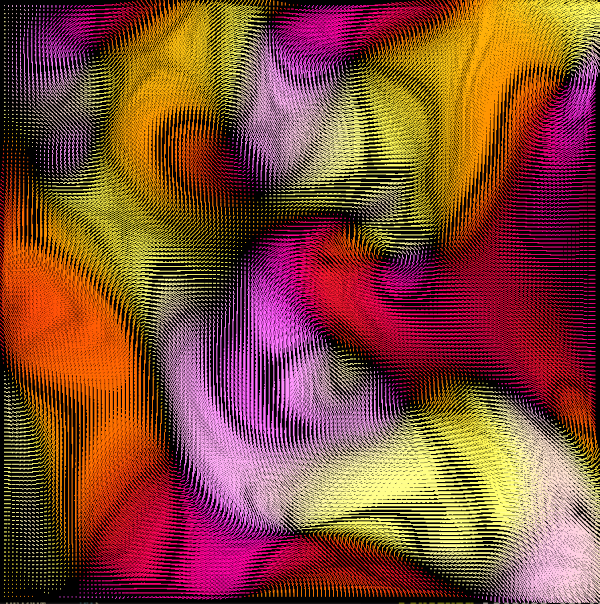
#> input picture fluid/images/fluids.png, 600 x 604 px
$ python painter.py fluid/images/fluids.png
#> lines starting #> are read from the running program, lines starting #| are printed output that depends on the picture
''' painter.py
    A beam search program to reproduce images with rectangles.
    Usage: python3 painter.py [image]
'''
import os
import sys
import random
import math
import numpy as np
from collections import namedtuple
from PIL import Image, ImageDraw, ImageFile

ITERATIONS = 400
NUM_RANDOM_RECTS = 200
HILL_CLIMBING_STEPS = 200
CLIMB_MOD = 5
COLOUR_SAMPLE_SIZE = (8, 8)
ALPHA_MIN = 100
ALPHA_MAX = 255
SAVE_EVERY = 100

Attempt = namedtuple("Attempt", ["points", "colour", "image", "distance"])

def draw_optimised_rect(base, target, pallete):
    improved = False
    closest_so_far = base

    # Tries the given shape and replaces the closest if it is closer
    def draw_and_test(points, colour):
        # Draw onto a fully transparent image
        overlay = Image.new("RGBA", base.image.size, (0,0,0,0))
        draw    = ImageDraw.Draw(overlay)
        draw.rectangle(points, colour)

        # Combine the overlay with the base and calculate the new distance
        new_image    = Image.alpha_composite(base.image, overlay)
        as_array     = np.array(new_image, dtype=np.uint32)
        new_distance = np.square(target - as_array).sum()

        nonlocal closest_so_far, improved
        if new_distance < closest_so_far.distance:
            closest_so_far = Attempt(points, colour, new_image, new_distance)
            improved = True

    for _ in range(NUM_RANDOM_RECTS):
        # Calculate a random colour and set of points
        alpha   = random.randint(ALPHA_MIN, ALPHA_MAX)
        r, g, b = random.choice(pallete)
        colour  = (r, g, b, alpha)

        w, h = base.image.size
        points  = [
            (random.randint(0, w), random.randint(0, h))
            for _ in range(2)]
        draw_and_test(points, colour)

    if improved:
        for _ in range(HILL_CLIMBING_STEPS):
            # Modify the points very slightly to find the most optimal version
            change = lambda x : x + random.randint(-CLIMB_MOD, CLIMB_MOD)
            points = [(change(x), change(y)) for x, y in closest_so_far.points]
            draw_and_test(points, closest_so_far.colour)

    return closest_so_far, improved


def main():
    if len(sys.argv) != 2:
        print("Usage: [python] geneticalg.py [image name]")
        return

    path          = os.path.join(sys.path[0], "")
    target_image  = Image.open(path + sys.argv[1]).convert("RGBA")
#> target_image is the input picture: PIL image 600x604 RGBA; mean R, G, B, A 130.4, 72.9, 53.9, 255
    width, height = target_image.size
#> width = 600; height = 604
    target        = np.array(target_image, dtype=np.uint32)

    # Get the dominant colours in the image.
    # Image.getcolors() returns a list of items in format
    # (count, (r, g, b, a)), so convert it to a list of (r, g, b)
    downsized = target_image.resize(COLOUR_SAMPLE_SIZE, resample=Image.NEAREST)
    pallete = [c[1][:3] for c in downsized.getcolors()]
#> pallete = 49 items, first 6: (255, 255, 129), (254, 97, 3), (246, 191, 20), (230, 187, 25), (226, 177, 205), (255, 253, 107)

    # Get the background colour (average of pallete)
    r, g, b = tuple(map(lambda x: int(np.mean(x)), zip(*pallete)))
#> r = 165; g = 96; b = 61
    background_color = (r, g, b, 255)
#> background_color = (165, 96, 61, 255)

    # Set up the initial image with a blank image and infinite distance
    blank   = Image.new("RGBA", target_image.size, background_color)
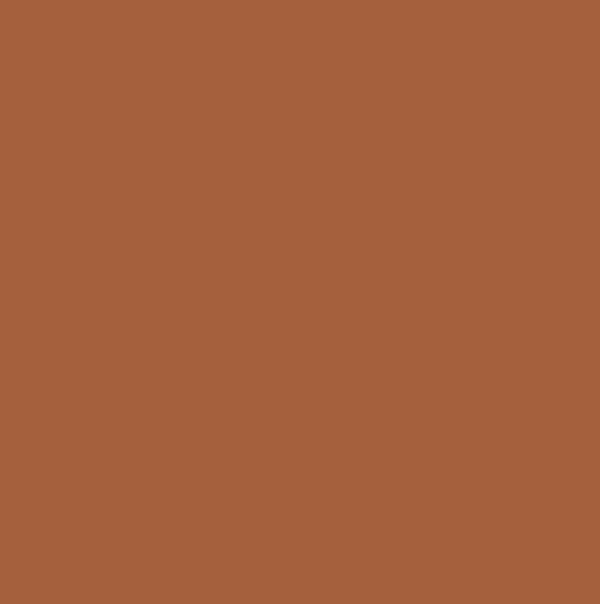
#> blank: PIL image 600x604 RGBA; mean R, G, B, A 165, 96, 61, 255
    closest = Attempt(None, None, blank, math.inf)

    for generation in range(ITERATIONS):
        closest, improved = draw_optimised_rect(closest, target, pallete)
        msg = "Distance decreased!" if improved else "Distance unchanged!"
        print(f"Generation {generation}: {msg} Dist: {closest.distance}")

        if generation % SAVE_EVERY == 0:
            closest.image.save(f"{path}new{generation}.png")

    closest.image.save(path + "new_final.png")


if __name__ == "__main__":
#> (the run stopped early here; a loop or call above may not have finished)
